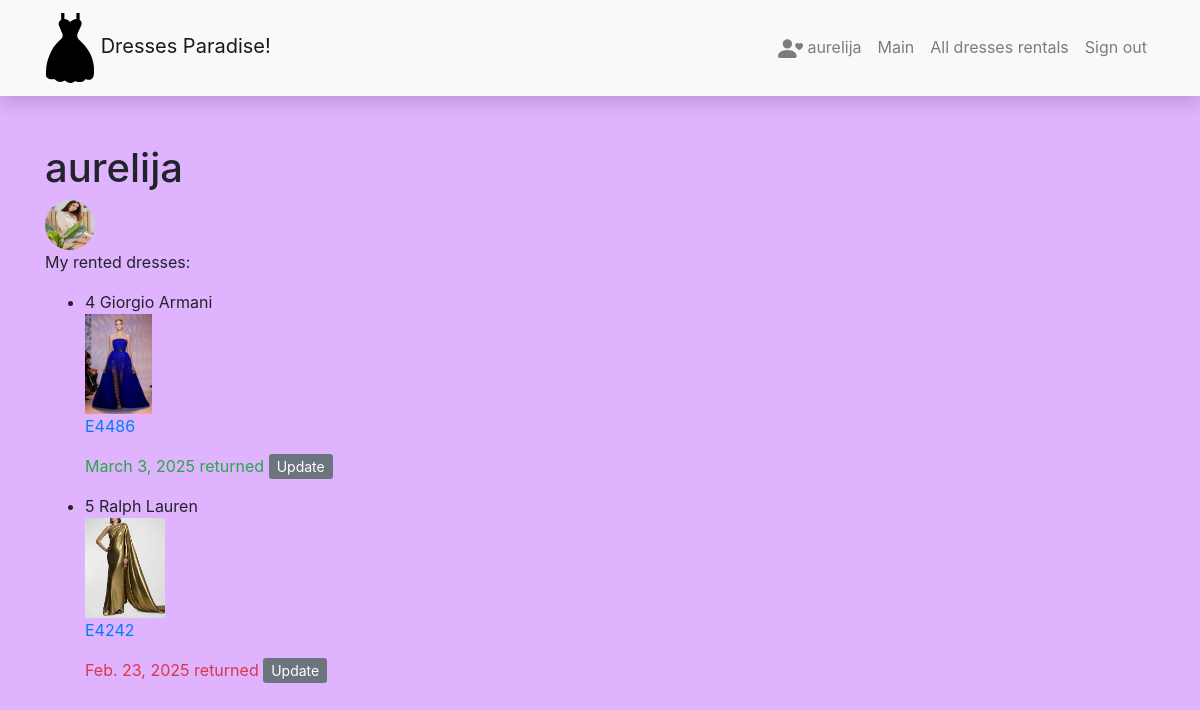
The app's page /dresscode/mydresses/ (signed in) with its own data.
### dresscode/models.py (models this page shows, shortened)
class Profile(models.Model):
    picture = models.ImageField(upload_to='profile_pics', default='default-user.png')
    user = models.OneToOneField(User, on_delete=models.CASCADE)
    iban = models.CharField('IBAN', max_length=50)

class DressRental(models.Model):
    start_date = models.DateField('Start day', null=True, blank=True)
    return_date = models.DateField('Return day', null=True, blank=True)
    dress = models.ForeignKey(Dress, on_delete=models.CASCADE)
    user = models.ForeignKey(User, on_delete=models.SET_NULL, null=True, blank=True)
    size = models.ForeignKey(Size, on_delete=models.SET_NULL, null=True, blank=True)
    RENTAL_STATUS = (
        ('pending', 'pending'),
        ('approved', 'approved'),
        ('rented', 'rented'),
        ('returned', 'returned')
    )
    status = models.CharField('Status',
                              max_length=20,
                              choices=RENTAL_STATUS,
                              default='pending',
                              blank=True,
                              help_text='Dress rent status')
    @property
    def is_overdue(self):
        if self.return_date and date.today() > self.return_date:
            return True
        else:
            return False

class Dress(models.Model):
    color = models.CharField('Color', max_length=50)
    item_code = models.CharField('Item code', max_length=10, unique=True)
    description = HTMLField('Description', blank=True, null=True)
    designer = models.ForeignKey(Designer, on_delete=models.CASCADE)
    sizes = models.ManyToManyField(Size)
    styles = models.ManyToManyField(Style)
    dresses_pics = models.ImageField('Photo', upload_to='dresses_pics', null=True, blank=True)
    def __str__(self):
        return f"{self.item_code}"
    class Meta:
        verbose_name = "Dress"
        verbose_name_plural = "Dresses"

class Designer(models.Model):
    name = models.CharField('Name', max_length=50)
    surname = models.CharField('Surname', max_length=50)
    description = HTMLField('Description', blank=True, null=True)
    designers_pics = models.ImageField('Photo', upload_to='designers_pics', null=True, blank=True)
    def __str__(self):
        return f"{self.name} {self.surname}"
    class Meta:
        ordering = ('name', 'surname')

### dresscode/views.py (the view)
# urls.py: path('mydresses/', views.RentedDressesByUserListView.as_view(), name='my-dresses'),
class RentedDressesByUserListView(LoginRequiredMixin, generic.ListView):
    model = DressRental
    context_object_name = 'dressrental_list'
    template_name = 'user_dresses.html'
    def get_queryset(self):
        return DressRental.objects.filter(user=self.request.user)

### dresscode/templates/user_dresses.html
{% extends 'base.html' %}
{% block content %}
<h1>{{ user }}</h1>
<img class="rounded-circle" src="{{ user.profile.picture.url }}" width="50px" height="50px"/>
<p>My rented dresses:</p>
{% if dressrental_list %}
<ul>
    {% for dressrental in dressrental_list %}
        <li>
            {{ dressrental.id }} {{ dressrental.dress.designer }}
            <div style="display: flex; align-items: center;">
                <img src="{{ dressrental.dress.dresses_pics.url }}" style="max-width: 100px;
                max-height: 100px; margin-right: 10px;">
            </div>
            <p><a href="{% url 'dress-one' dressrental.dress.id %}">{{ dressrental.dress }}</a></p>
            <p class="{% if dressrental.is_overdue %}text-danger">
            {% else %}text-success">
            {% endif %} {{ dressrental.return_date }} {{ dressrental.get_status_display }}
            <a class="btn-secondary btn-sm" href="{% url 'my-rented-update' dressrental.id %}">Update</a>
            </p>
        </li>
    {% endfor %}
</ul>
{% else %}
<p>You do not have rented dresses!</p>
{% endif %}
{% endblock %}

### dresscode/templates/base.html (shortened to what this page needs)
<!DOCTYPE html>
<html lang="en">
  <head>
    <link
      rel="stylesheet"
      href="https://stackpath.bootstrapcdn.com/bootstrap/4.1.3/css/bootstrap.min.css"
    />
    <link
      rel="stylesheet"
      href="https://cdnjs.cloudflare.com/ajax/libs/font-awesome/4.7.0/css/font-awesome.min.css"
    />
    {% load static %}
    <link rel="stylesheet" href="{% static 'css/styles.css' %}" />
  </head>
  <body>
    <nav
      class="navbar navbar-expand-lg navbar-light bg-light static-top mb-5 shadow"
    >
      <div class="container">
        <a class="navbar-brand" href="{% url 'index' %}">
          Dresses Paradise!</a>
        <div class="collapse navbar-collapse" id="navbarResponsive">
          <ul class="navbar-nav ml-auto">
            {% load moderator_tags %}
            {% if user.is_authenticated %}
            {% if user|is_moderator %}
              <li class="nav-item">
                <a class="nav-link" href="{% url 'user-profile' %}">
                  <svg xmlns="http://www.w3.org/2000/svg" width="25" height="25" fill="currentColor"
                      class="bi bi-person-heart" viewBox="0 0 16 16">
                    <path d="M9 5a3 3 0 1 1-6 0 3 3 0 0 1 6 0m-9 8c0 1 1 1 1 1h10s1 0 1-1-1-4-6-4-6 3-6
                          4m13.5-8.09c1.387-1.425 4.855 1.07 0 4.277-4.854-3.207-1.387-5.702 0-4.276Z"/>
                  </svg>
                 {{ user.username }}</a>
              </li>
              <li class="nav-item">
                <a class="nav-link" href="{% url 'index' %}">Main</a>
              </li>
              <li class="nav-item">
                <a class="nav-link" href="{% url 'allrents' %}">All dresses rentals</a>
              </li>
              <li class="nav-item">
                <a class="nav-link" href="{% url 'logout' %}">Sign out</a>
              </li>
          {% endif %}
          {% endif %}
        </div>
      </div>
    </nav>
    <div class="container">{% block content %}{% endblock %}</div>
  </body>
</html>

### dresscode/static/css/styles.css (style rules this page uses)
body { background-color: #e0b3ff; }

### records on screen
DressRental: id "4", dress.designer "Giorgio Armani", dress.dresses_pics (picture), dress "E4486", return_date "March 3, 2025", status "returned"
DressRental: id "5", dress.designer "Ralph Lauren", dress.dresses_pics (picture), dress "E4242", return_date "Feb. 23, 2025", status "returned"

### other values on screen
{{ user.username }} "aurelija"
{{ user }} "aurelija"
